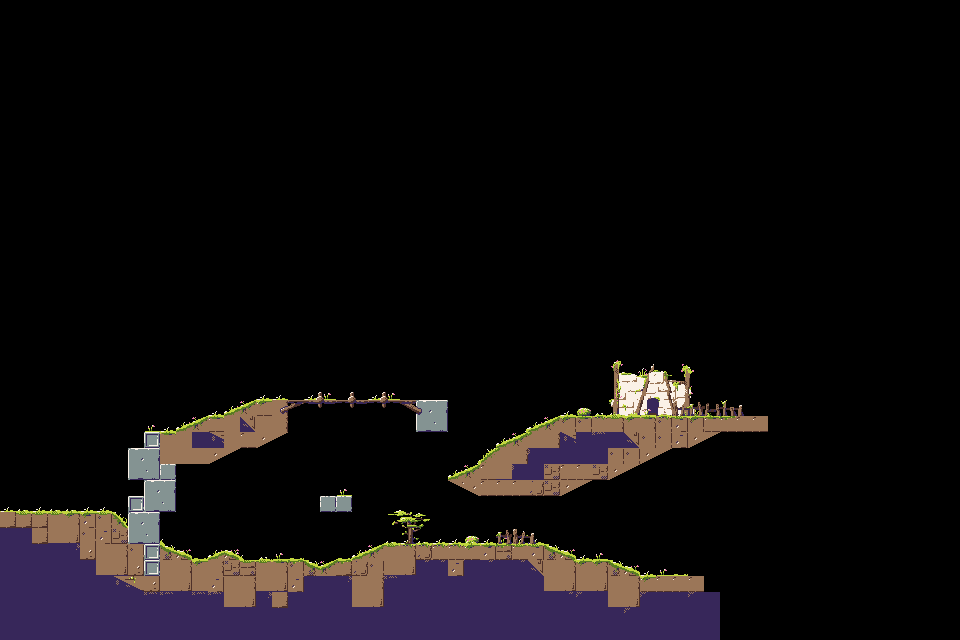

This is a level from a 2D game, rendered from its Tiled map with the project's own tilesets. A one-line summary and the map file follow, with tile-layer data summarised:
An orthogonal 60x40 tile map with 16x16 px tiles, 3 tile layers (under, main, over) and 6 objects (4x leafspawner, test_int, player).

<map version="1.0" orientation="orthogonal" renderorder="right-down" width="60" height="40" tilewidth="16" tileheight="16">
 <tileset firstgid="1" name="tiles" tilewidth="16" tileheight="16">
  <image source="../image/tiles.png" width="512" height="512" />
 </tileset>
 <layer name="under" width="60" height="40">
  <data>[2400 cells, 39 non-empty, 30 distinct tile ids]</data>
 </layer>
 <layer name="main" width="60" height="40">
  <data>[2400 cells, 382 non-empty, 43 distinct tile ids]</data>
 </layer>
 <layer name="over" width="60" height="40">
  <data>[2400 cells, 135 non-empty, 43 distinct tile ids]</data>
 </layer>
 <objectgroup name="entities">
  <object name="leafspawner" x="395" y="513.5" width="27.5" height="8.5" />
  <object name="leafspawner" x="612.5" y="360.5" width="7" height="7.5" />
  <object name="leafspawner" x="682.5" y="366" width="9.5" height="10" />
  <object name="leafspawner" x="466.25" y="537.25" width="10.25" height="2.25" />
  <object name="door" type="test_int" x="646.5" y="398.5" width="11.5" height="17" />
  <object name="player" x="542.5" y="415" />
 </objectgroup>
</map>
